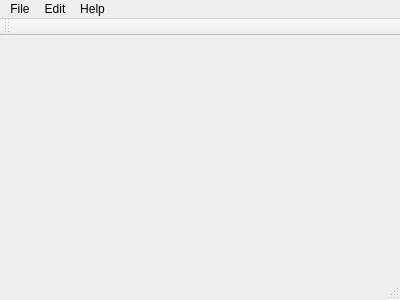
<?xml version="1.0" encoding="UTF-8"?>
<ui version="4.0">
 <class>MainWindow</class>
 <widget class="QMainWindow" name="MainWindow">
  <property name="geometry">
   <rect>
    <x>0</x>
    <y>0</y>
    <width>400</width>
    <height>300</height>
   </rect>
  </property>
  <property name="windowTitle">
   <string>MainWindow</string>
  </property>
  <widget class="QWidget" name="centralWidget"/>
  <widget class="QMenuBar" name="menuBar">
   <property name="geometry">
    <rect>
     <x>0</x>
     <y>0</y>
     <width>400</width>
     <height>20</height>
    </rect>
   </property>
   <widget class="QMenu" name="menuFile">
    <property name="title">
     <string>File</string>
    </property>
    <addaction name="separator"/>
    <addaction name="actionAddDevice"/>
    <addaction name="separator"/>
    <addaction name="actionExit"/>
   </widget>
   <widget class="QMenu" name="menuEdit">
    <property name="title">
     <string>Edit</string>
    </property>
    <addaction name="actionConnection"/>
   </widget>
   <widget class="QMenu" name="menuHelp">
    <property name="title">
     <string>Help</string>
    </property>
    <addaction name="actionAbout"/>
   </widget>
   <addaction name="menuFile"/>
   <addaction name="menuEdit"/>
   <addaction name="menuHelp"/>
  </widget>
  <widget class="QToolBar" name="mainToolBar">
   <attribute name="toolBarArea">
    <enum>TopToolBarArea</enum>
   </attribute>
   <attribute name="toolBarBreak">
    <bool>false</bool>
   </attribute>
  </widget>
  <widget class="QStatusBar" name="statusBar"/>
  <action name="actionConnection">
   <property name="text">
    <string>Connection</string>
   </property>
  </action>
  <action name="actionExit">
   <property name="text">
    <string>Exit</string>
   </property>
  </action>
  <action name="actionAddDevice">
   <property name="text">
    <string>Add device</string>
   </property>
  </action>
  <action name="actionAbout">
   <property name="text">
    <string>About</string>
   </property>
  </action>
 </widget>
 <layoutdefault spacing="6" margin="11"/>
 <resources/>
 <connections/>
</ui>
